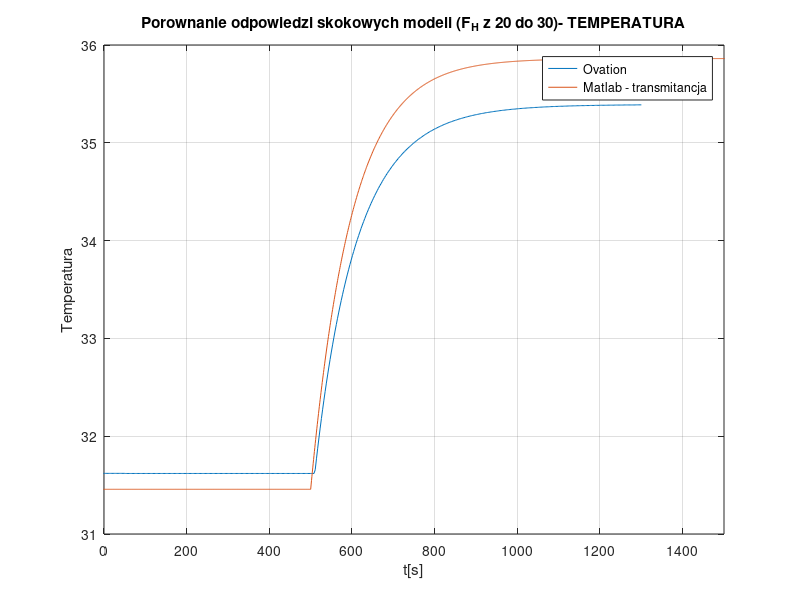
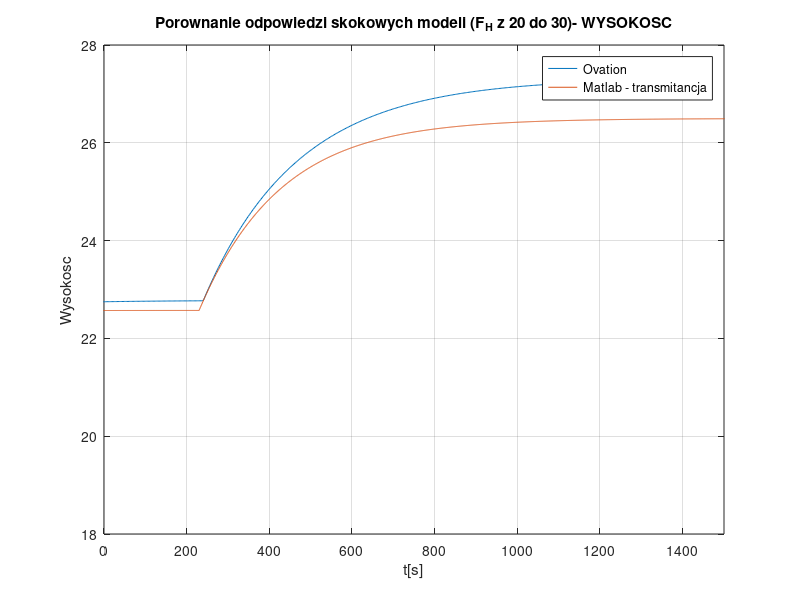

The MATLAB script that drew these images, in order:
close all;
load('tf_Fh_h_data.mat');
load('tf_Fh_T_data.mat');

model_step_time = 1500;
ovation_step_time = 500;

load skok_Fh_obrobione.csv
t_ov = skok_Fh_obrobione(:,1);
T_ov = skok_Fh_obrobione(:,2);
h_ov = skok_Fh_obrobione(:,3);

tf_Fh_T_data(:,1) = tf_Fh_T_data(:,1) - model_step_time;
tf_Fh_h_data(:,1) = tf_Fh_h_data(:,1) - model_step_time;
t_ov = t_ov - ovation_step_time;

fig = figure;
plot(t_ov,T_ov);
hold on;
plot(tf_Fh_T_data(:,1), tf_Fh_T_data(:,2));
xlabel('t[s]');
ylabel('Temperatura');
title('Porownanie odpowiedzi skokowych modeli (F_H z 20 do 30)- TEMPERATURA');
legend('Ovation', 'Matlab - transmitancja');
xlim([0 1500]);
grid;
print(fig, '../Dokumentacja/Obrazki/Etap3/skok_Fh_temperatura','-dpng','-r150');

fig = figure;
plot(t_ov,h_ov);
hold on;
plot(tf_Fh_h_data(:,1), tf_Fh_h_data(:,2));
title('Porownanie odpowiedzi skokowych modeli (F_H z 20 do 30)- WYSOKOSC');
xlabel('t[s]');
ylabel('Wysokosc');
legend('Ovation', 'Matlab - transmitancja');
xlim([0 1500]);
grid;
print(fig, '../Dokumentacja/Obrazki/Etap3/skok_Fh_wysokosc','-dpng','-r150');